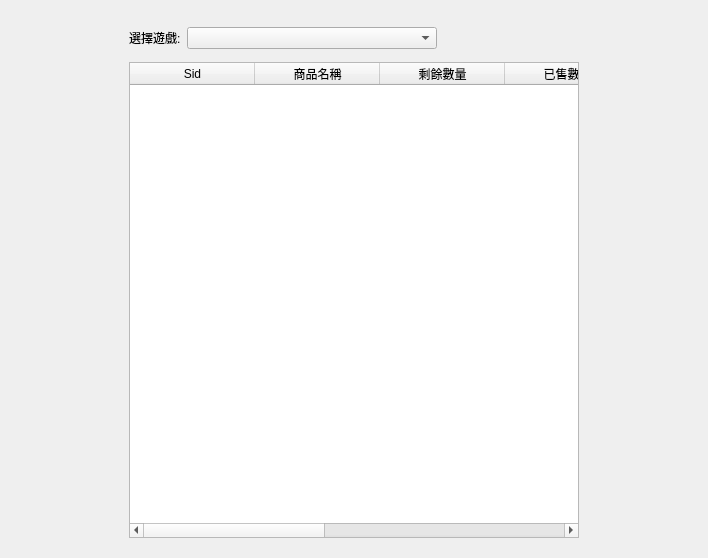
<?xml version="1.0" encoding="UTF-8"?>
<ui version="4.0">
 <class>LayerCountSetting</class>
 <widget class="QWidget" name="LayerCountSetting">
  <property name="geometry">
   <rect>
    <x>0</x>
    <y>0</y>
    <width>651</width>
    <height>558</height>
   </rect>
  </property>
  <property name="windowTitle">
   <string>Form</string>
  </property>
  <layout class="QGridLayout" name="gridLayout">
   <property name="leftMargin">
    <number>120</number>
   </property>
   <property name="rightMargin">
    <number>120</number>
   </property>
   <item row="0" column="0">
    <widget class="QWidget" name="widget" native="true">
     <layout class="QVBoxLayout" name="verticalLayout">
      <item>
       <widget class="QWidget" name="widget_2" native="true">
        <property name="minimumSize">
         <size>
          <width>0</width>
          <height>36</height>
         </size>
        </property>
        <layout class="QHBoxLayout" name="horizontalLayout">
         <property name="leftMargin">
          <number>0</number>
         </property>
         <property name="topMargin">
          <number>0</number>
         </property>
         <property name="bottomMargin">
          <number>0</number>
         </property>
         <item>
          <widget class="QLabel" name="label">
           <property name="text">
            <string>選擇遊戲:</string>
           </property>
          </widget>
         </item>
         <item>
          <widget class="QComboBox" name="cbGame">
           <property name="minimumSize">
            <size>
             <width>250</width>
             <height>0</height>
            </size>
           </property>
          </widget>
         </item>
         <item>
          <spacer name="horizontalSpacer">
           <property name="orientation">
            <enum>Qt::Horizontal</enum>
           </property>
           <property name="sizeHint" stdset="0">
            <size>
             <width>40</width>
             <height>20</height>
            </size>
           </property>
          </spacer>
         </item>
        </layout>
       </widget>
      </item>
      <item>
       <widget class="QTableWidget" name="tb">
        <property name="minimumSize">
         <size>
          <width>450</width>
          <height>0</height>
         </size>
        </property>
        <property name="editTriggers">
         <set>QAbstractItemView::NoEditTriggers</set>
        </property>
        <property name="selectionBehavior">
         <enum>QAbstractItemView::SelectRows</enum>
        </property>
        <attribute name="horizontalHeaderDefaultSectionSize">
         <number>125</number>
        </attribute>
        <attribute name="verticalHeaderVisible">
         <bool>false</bool>
        </attribute>
        <column>
         <property name="text">
          <string>Sid</string>
         </property>
        </column>
        <column>
         <property name="text">
          <string>商品名稱</string>
         </property>
        </column>
        <column>
         <property name="text">
          <string>剩餘數量</string>
         </property>
        </column>
        <column>
         <property name="text">
          <string>已售數量</string>
         </property>
        </column>
        <column>
         <property name="text">
          <string>總數量</string>
         </property>
        </column>
        <column>
         <property name="text">
          <string>庫存量</string>
         </property>
        </column>
        <column>
         <property name="text">
          <string>歷史</string>
         </property>
        </column>
       </widget>
      </item>
     </layout>
    </widget>
   </item>
  </layout>
 </widget>
 <resources/>
 <connections/>
</ui>
